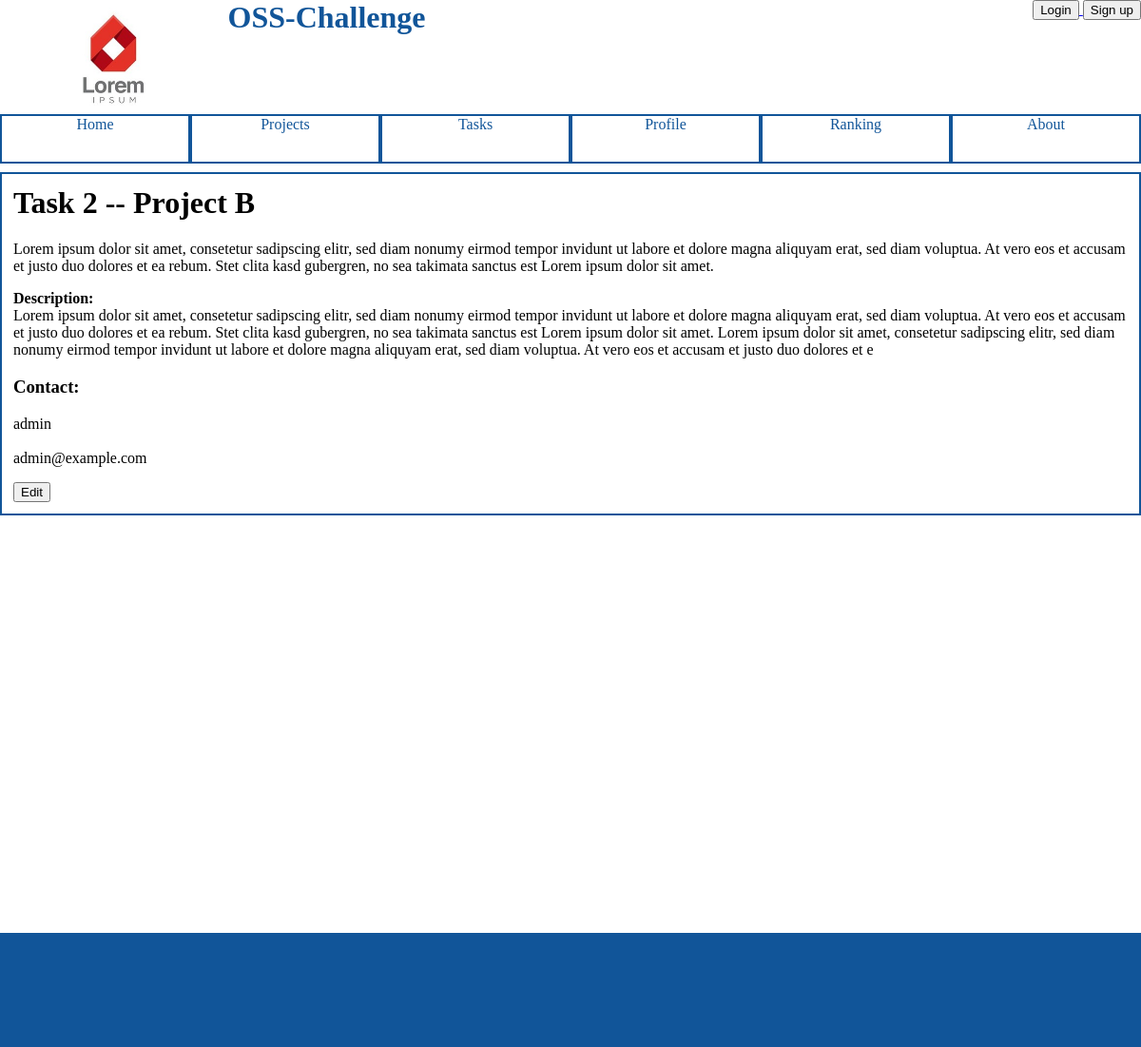
Before: /tasks/2/ with the older database file.
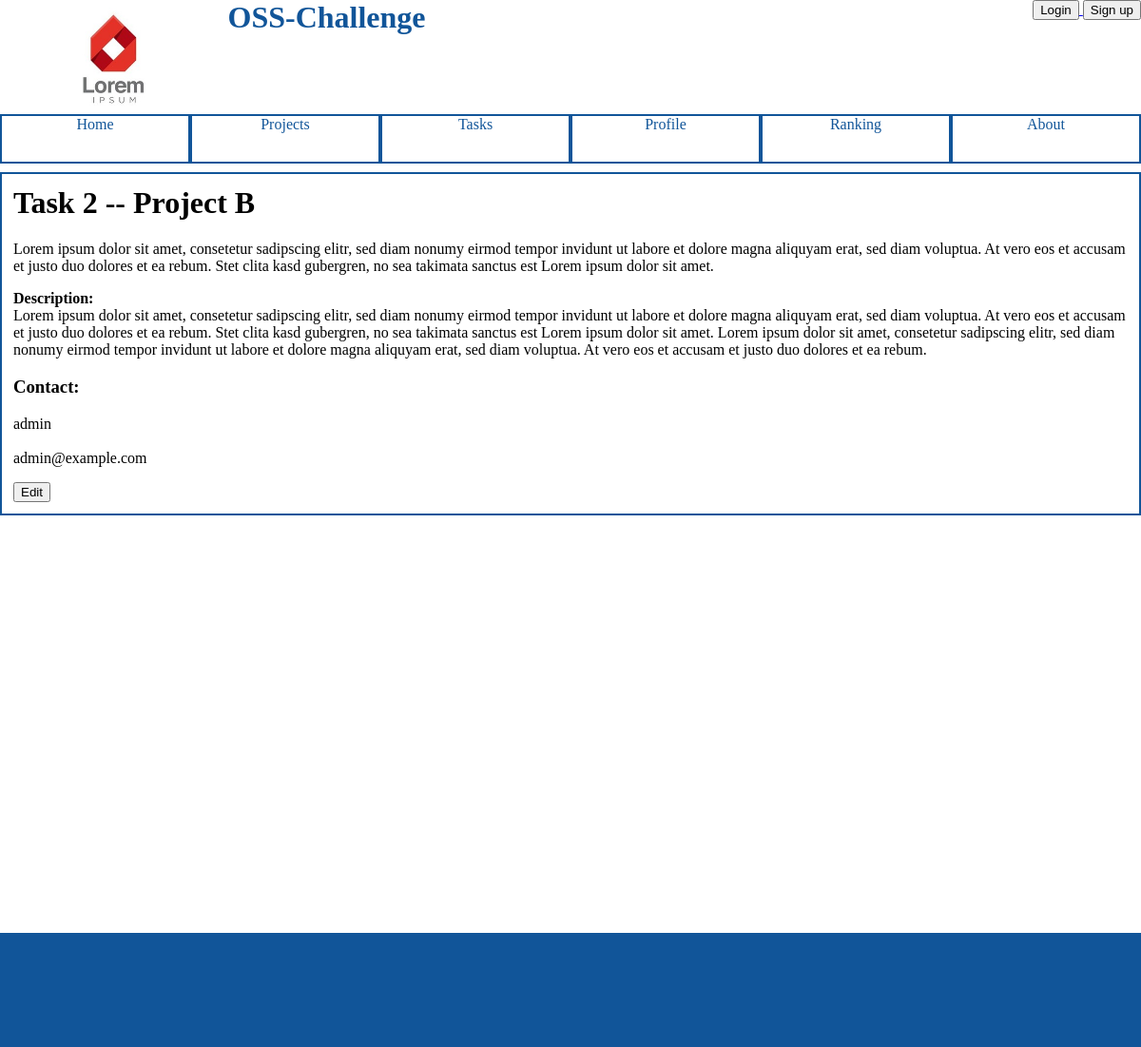
After: the same page with the newer database file.
### osschallenge/models.py (models this page shows, shortened)
class Task(models.Model):
    title = models.CharField(max_length=50)
    lead_text = models.CharField(max_length=300)
    description = models.CharField(max_length=5000)
    mentor = models.ForeignKey(User, related_name = "task_mentor")
    project = models.ForeignKey(Project, related_name = "task_project")
    contributers = models.ManyToManyField(
        User,
        related_name = "task_contributers"
    )

class Project(models.Model):
    title = models.CharField(max_length=50)
    lead_text = models.CharField(max_length=300)
    description = models.CharField(max_length=5000)
    licence = models.CharField(max_length=50)
    website = models.CharField(max_length=50)
    github = models.CharField(max_length=50)
    owner = models.ForeignKey(User, related_name = "project_owner")
    mentors = models.ManyToManyField(User, related_name = "project_mentors")

### osschallenge/views.py (the view)
class TaskView(generic.DetailView):
    model = Task
    template_name = 'osschallenge/task.html'

### osschallenge/templates/osschallenge/task.html (shortened to what this page needs)
{% extends 'osschallenge/index.html' %}
{% block content %}
    <div class="detail">
        <h1 class="tasktitle">{{ task.title }} --
            <a
                href="/projects/{{ task.project.id }}"
            >{{ task.project.title }}</a>
        </h1>
        <p>{{ task.lead_text }}</p>
        <p><strong>Description:</strong><br>{{ task.description }}</p>
        <h3>Contact:</h3>
        <p>{{ task.mentor.username }}
            <br>{{ task.mentor.first_name }} {{ task.mentor.last_name }}
            <br>{{ task.mentor.email }}
        </p>
        <a href="edit/">
            <button>Edit</button>
        </a>
    </div>
{% endblock content %}

Changed rows visible on the page:
changed Task "Task 2": description "…justo duo dolores et e" → "…justo duo dolores et ea rebum."
